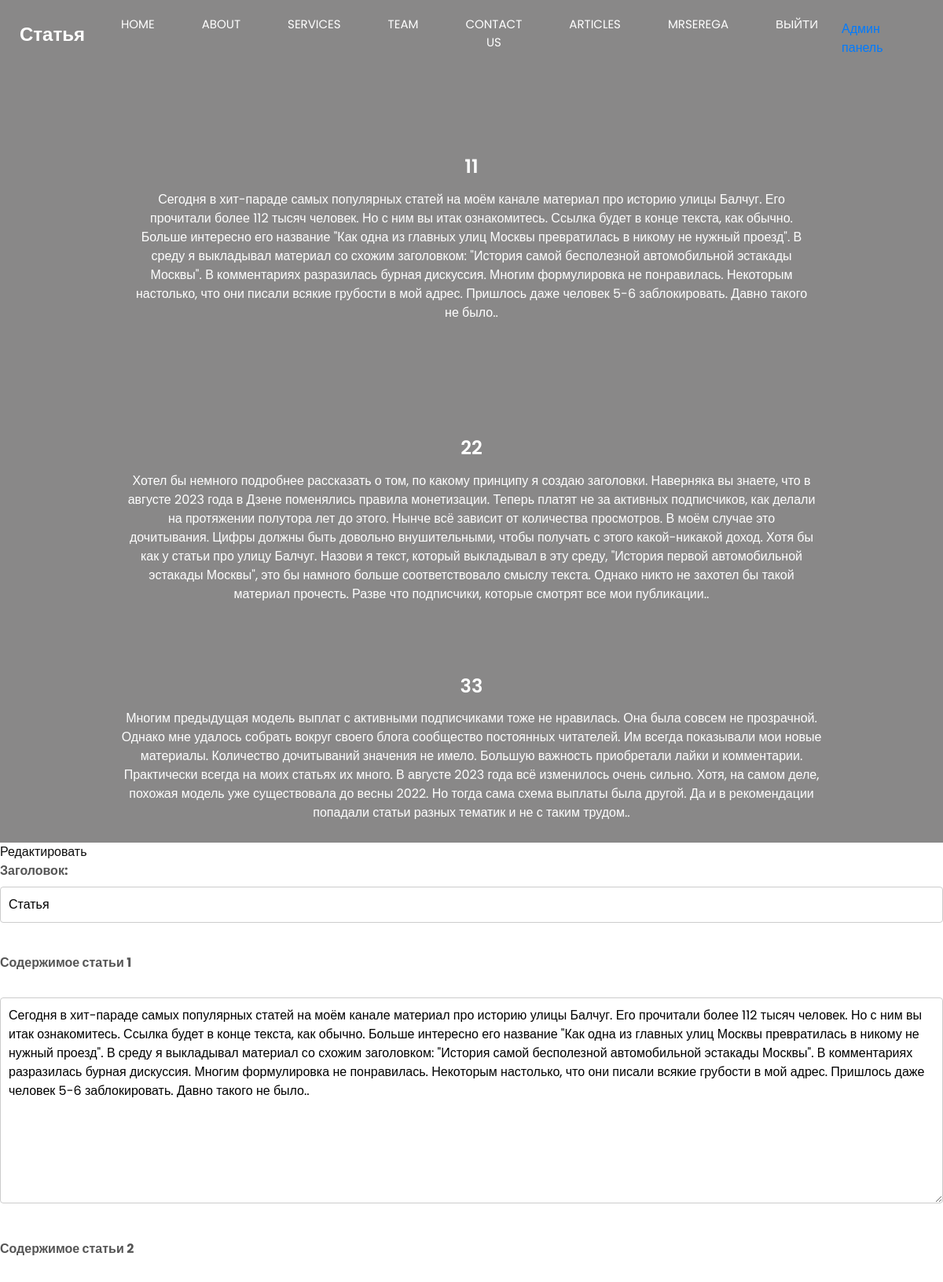
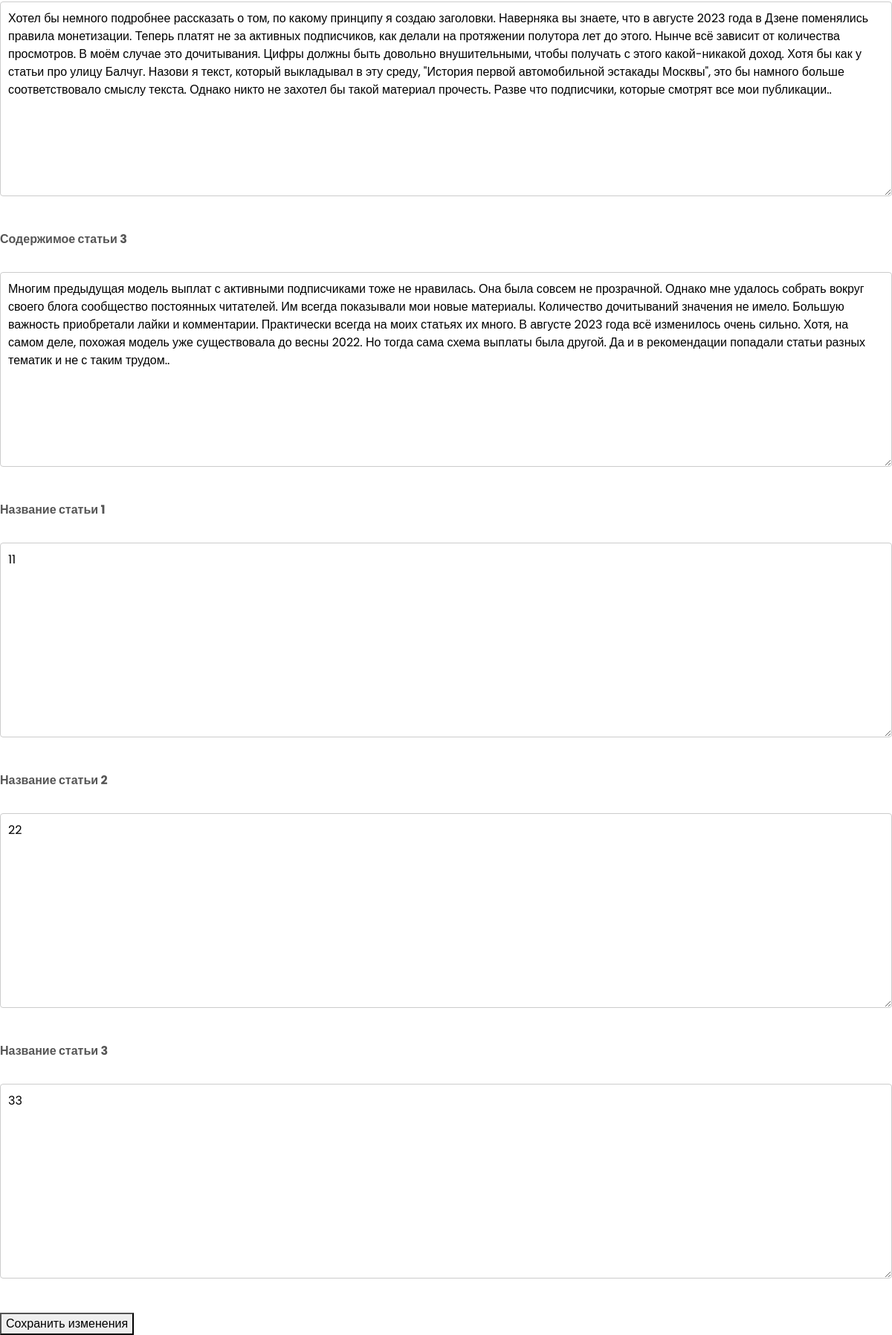
Page /page/2 (signed in) on the committed database (2 pictures, top to bottom).
### app.py (models this page shows, shortened)
class Page(db.Model):
    id = db.Column(db.Integer, primary_key=True)
    title = db.Column(db.String, nullable=False)
    content1 = db.Column(db.Text, nullable=False)
    content2 = db.Column(db.Text, nullable=False)
    content3 = db.Column(db.Text, nullable=False)
    content_title1 = db.Column(db.Text, nullable=False)
    content_title2 = db.Column(db.Text, nullable=False)
    content_title3 = db.Column(db.Text, nullable=False)
    age = db.Column(db.Integer)

class User(db.Model):
    id = db.Column(db.Integer, primary_key=True)
    email = db.Column(db.String, nullable=False, unique=True)
    password = db.Column(db.String)
    role = db.Column(db.String, default='user')
    age = db.Column(db.Integer)

### app.py (the view, shortened to what this page needs)
@app.route("/page/<int:page_id>", methods=["GET", "POST"])
def view_page(page_id):
    page = Page.query.get_or_404(page_id)
    is_admin = current_user.is_authenticated and current_user.role == "admin"
    return render_template("view_page.html", page=page, is_admin=is_admin)

### app.py (called while the page is built)
@login_manager.user_loader
def load_user(user_id):
    return User.query.get(int(user_id))

@app.context_processor
def inject_pages():
    pages = Page.query.all()  # Получить все страницы
    return dict(pages=pages)

### templates/view_page.html (shortened to what this page needs)
<!DOCTYPE html>
<html lang="en">
<head>
    <link href="{{ url_for('static', filename='css/bootstrap.css') }}" rel="stylesheet" />
    <link rel="stylesheet" type="text/css" href="{{ url_for('static', filename='css/add_page.css') }}">
    <link href="https://cdnjs.cloudflare.com/ajax/libs/OwlCarousel2/2.3.4/assets/owl.carousel.min.css"
        rel="stylesheet" />
    <link href="https://cdnjs.cloudflare.com/ajax/libs/jquery-nice-select/1.1.0/css/nice-select.min.css"
 rel="stylesheet" />
    <link href="{{ url_for('static', filename='css/font-awesome.min.css') }}" rel="stylesheet" />
    <link href="{{ url_for('static', filename='css/style.css') }}" rel="stylesheet" />
    <link href="{{ url_for('static', filename='css/responsive.css') }}" rel="stylesheet" />
</head>
<body>
    <div class="hero_area div1">
        <div class="hero_bg_box">
            <img src="{{ url_for('static', filename=page.image_path) }}" alt="Image">
        </div>
        <header class="header_section">
            <div class="header_bottom">
                <div class="container-fluid">
                    <nav class="navbar navbar-expand-lg custom_nav-container ">
                        <a class="navbar-brand " href="/"> {{ page.title }} </a>
                        <div class="collapse navbar-collapse" id="navbarSupportedContent">
                            <ul class="navbar-nav  ">
                                <li class="nav-item active">
                                    <a class="nav-link" href="#">Home <span class="sr-only">(current)</span></a>
                                </li>
                                <li class="nav-item">
                                    <a class="nav-link" href="/about"> About</a>
                                </li>
                                <li class="nav-item">
                                    <a class="nav-link" href="/service">Services</a>
                                </li>
                                <li class="nav-item">
                                    <a class="nav-link" href="/team"> Team </a>
                                </li>
                                <li class="nav-item">
                                    <a class="nav-link" href="/contact">Contact Us</a>
                                </li>
                                <li class="dropdown nav-item">
                                    <a href="#" class="nav-link">Articles</a>
                                </li>
                                <li class="nav-item">
                                    <a class="nav-link" href="#">
                                        <span>
                                            <p>{{ current_user.email }}</p>
                                        </span>
                                    </a>
                                </li>
                                {% if current_user.is_authenticated %}
                                <li class="nav-item">
                                    <a class="nav-link" href="{{ url_for('logout') }}">Выйти</a>
                                    {% else %}
                                </li>
                                <li class="nav-item">
                                    <a class="nav-link" href="{{ url_for('login_menu') }}">Login</a>
                                    {% endif %}
                                </li>
                                <li class="nav-item">
                                    <a class="nav-link" href="#">
                                        <span>
                                            {% if current_user.is_authenticated and current_user.role == 'admin' %}
                                            <a href="/admin/add_page">Админ панель</a>
                                            {% endif %}
                                        </span>
                                    </a>
                                </li>
                                <form class="form-inline justify-content-center">
                                    <button class="btn  my-2 my-sm-0 nav_search-btn" type="submit">
                                    </button>
                                </form>
                            </ul>
                        </div>
                    </nav>
                </div>
            </div>
        </header>
        <section class="slider_section ">
            <div id="customCarousel1" class="carousel slide" data-ride="carousel">
                <div class="carousel-inner">
                    <div class="carousel-item active">
                        <div class="container text-container center-box">
                            <div class="row">
                                <div class="col-lg-10 col-md-11 mx-auto">
                                    <div class="detail-box text-container">
                                        <h1>
                                            {{ page.content_title1 }}
                                        </h1>
                                        <p>
                                            {{ page.content1 }}
                                        </p>
                                    </div>
                                </div>
                            </div>
                        </div>
                    </div>
                </div>
            </div>
        </section>
        <section class="slider_section ">
            <div id="customCarousel1" class="carousel slide" data-ride="carousel">
                <div class="carousel-inner">
                    <div class="carousel-item active">
                        <div class="container text-container center-box">
                            <div class="row">
                                <div class="col-lg-10 col-md-11 mx-auto">
                                    <div class="detail-box text-container">
                                        <h1>
                                            {{ page.content_title2 }}
                                        </h1>
                                        <p>
                                            {{ page.content2 }}
                                        </p>
                                    </div>
                                </div>
                            </div>
                        </div>
                    </div>
                </div>
            </div>
        </section>
        <section class="slider_section ">
            <div id="customCarousel1" class="carousel slide" data-ride="carousel">
                <div class="carousel-inner">
                    <div class="carousel-item active">
                        <div class="text-container center-box">
                            <div class="row">
                                <div class="col-lg-10 col-md-11 mx-auto">
                                    <div class="detail-box">
                                        <h1>
                                            {{ page.content_title3 }}
                                        </h1>
                                        <p>
                                            {{ page.content3 }}
                                        </p>
                                    </div>
                                </div>
                            </div>
                        </div>
                    </div>
                </div>
            </div>
        </section>
    </div>
    {% if is_admin %}
    <div class=".back1">
        <span class="edit-btn" onclick="toggleEditForm()">Редактировать</span>
        <form action="/edit_page/{{ page.id }}" method="POST">
            <label for="title">Заголовок:</label>
            <input type="text" id="title" name="title" value="{{ page.title }}" required><br><br>
            <label for="content1">Содержимое статьи 1</label><br>
            <textarea id="content1" name="content1" rows="10" cols="50" required>{{ page.content1 }}</textarea><br><br>
            <label for="content2">Содержимое статьи 2</label><br>
            <textarea id="content2" name="content2" rows="10" cols="50" required>{{ page.content2 }}</textarea><br><br>
            <label for="content3">Содержимое статьи 3</label><br>
            <textarea id="content3" name="content3" rows="10" cols="50" required>{{ page.content3 }}</textarea><br><br>
            <label for="content_title1">Название статьи 1</label><br>
            <textarea id="content_title1" name="content_title1" rows="10" cols="50"
                required>{{ page.content_title1 }}</textarea><br><br>
            <label for="content_title2">Название статьи 2</label><br>
            <textarea id="content_title2" name="content_title2" rows="10" cols="50"
                required>{{ page.content_title2 }}</textarea><br><br>
            <label for="content_title3">Название статьи 3</label><br>
            <textarea id="content_title3" name="content_title3" rows="10" cols="50"
                required>{{ page.content_title3 }}</textarea><br><br>
            <button type="submit">Сохранить изменения</button>
        </form>
    </div>
    {% endif %}
</body>
</html>

### static/css/add_page.css (style rules this page uses)
h1 { font-size: 24px; text-align: center; color: #333; margin-bottom: 20px; }
label { font-weight: bold; display: block; margin-bottom: 8px; color: #555; }
input[type="text"], textarea { width: 100%; padding: 10px; margin-bottom: 15px; border: 1px solid #ccc; border-radius: 4px; box-sizing: border-box; font-size: 16px; }
.div1 { background-color: #898888; }
textarea { resize: vertical; }

### static/css/style.css (style rules this page uses)
body { font-family: 'Poppins', sans-serif; color: #0c0c0c; background-color: #ffffff; overflow-x: hidden; }
a, a:hover, a:focus { text-decoration: none; }
.btn, .btn:focus { outline: none !important; -webkit-box-shadow: none; box-shadow: none; }
.hero_area { position: relative; min-height: 100vh; display: -webkit-box; display: -ms-flexbox; display: flex; -webkit-box-orient: vertical; -webkit-box-direction: normal; -ms-flex-direction: column; flex-direction: column; }
.hero_area .hero_bg_box { position: absolute; top: 0; left: 0; width: 100%; height: 100%; overflow: hidden; z-index: -1; }
.hero_area .hero_bg_box img { width: auto; height: auto; min-width: 100%; min-height: 100%; }
.hero_area .hero_bg_box::before { content: ""; position: absolute; top: 0; left: 0; width: 100%; height: 100%; background: -webkit-gradient(linear, left top, right top, from(rgba(0, 0, 0, 0.9)), to(rgba(0, 0, 0, 0.7))); background: linear-gradient(to right, rgba(0, 0, 0, 0.9), rgba(0, 0, 0, 0.7)); }
.header_section .header_bottom { padding: 15px 0; }
.header_section .header_bottom .container-fluid { padding-right: 25px; padding-left: 25px; }
.navbar-brand { color: #ffffff; font-weight: bold; font-size: 24px; }
.custom_nav-container { padding: 0; }
.custom_nav-container .navbar-nav { margin-left: auto; }
.custom_nav-container .navbar-nav .nav-item .nav-link { padding: 5px 30px; color: #ffffff; text-align: center; text-transform: uppercase; border-radius: 5px; font-size: 15px; -webkit-transition: all .3s; transition: all .3s; }
.custom_nav-container .nav_search-btn { width: 35px; height: 35px; padding: 0; border: none; color: #ffffff; }
.slider_section { -webkit-box-flex: 1; -ms-flex: 1; flex: 1; display: -webkit-box; display: -ms-flexbox; display: flex; -webkit-box-align: center; -ms-flex-align: center; align-items: center; }
.slider_section .row { -webkit-box-align: center; -ms-flex-align: center; align-items: center; }
.slider_section #customCarousel1 { width: 100%; position: unset; }
.slider_section .detail-box { color: #ffffff; text-align: center; }
.slider_section .detail-box h1 { font-weight: 600; margin-bottom: 15px; color: #ffffff; }

### static/css/responsive.css (style rules this page uses)
@media (min-width: 1200px) { .container { max-width: 1170px; } }
.text-container { width: 1100px; padding: 10px; word-wrap: break-word; overflow-wrap: break-word; white-space: normal; text-align: center; margin: 0 auto; max-width: 100%; overflow-x: hidden; margin-top: 45px; }

### rows in the picture
Page: title "Статья", content_title1 "11", content1 "Сегодня в хит-параде самых популярных статей на моём канале материал про историю улицы Балчуг. Его прочитали более 112 тысяч человек. Но с ним вы итак ознакомитесь. Ссылка будет в конце текста, как обычно. Больше интересно его название \"Как одна из главных улиц Москвы превратилась в никому не нужный проезд\". В среду я выкладывал материал со схожим заголовком: \"История самой бесполезной автомобильной эстакады Москвы\". В комментариях разразилась бурная дискуссия. Многим формулировка не понравилась. Некоторым настолько, что они писали всякие грубости в мой адрес. Пришлось даже человек 5-6 заблокировать. Давно такого не было..", content_title2 "22", content2 "Хотел бы немного подробнее рассказать о том, по какому принципу я создаю заголовки. Наверняка вы знаете, что в августе 2023 года в Дзене поменялись правила монетизации. Теперь платят не за активных подписчиков, как делали на протяжении полутора лет до этого. Нынче всё зависит от количества просмотров. В моём случае это дочитывания. Цифры должны быть довольно внушительными, чтобы получать с этого какой-никакой доход. Хотя бы как у статьи про улицу Балчуг. Назови я текст, который выкладывал в эту среду, \"История первой автомобильной эстакады Москвы\", это бы намного больше соответствовало смыслу текста. Однако никто не захотел бы такой материал прочесть. Разве что подписчики, которые смотрят…", content_title3 "33", content3 "Многим предыдущая модель выплат с активными подписчиками тоже не нравилась. Она была совсем не прозрачной. Однако мне удалось собрать вокруг своего блога сообщество постоянных читателей. Им всегда показывали мои новые материалы. Количество дочитываний значения не имело. Большую важность приобретали лайки и комментарии. Практически всегда на моих статьях их много. В августе 2023 года всё изменилось очень сильно. Хотя, на самом деле, похожая модель уже существовала до весны 2022. Но тогда сама схема выплаты была другой. Да и в рекомендации попадали статьи разных тематик и не с таким трудом.."
User: email "MRSEREGA"
